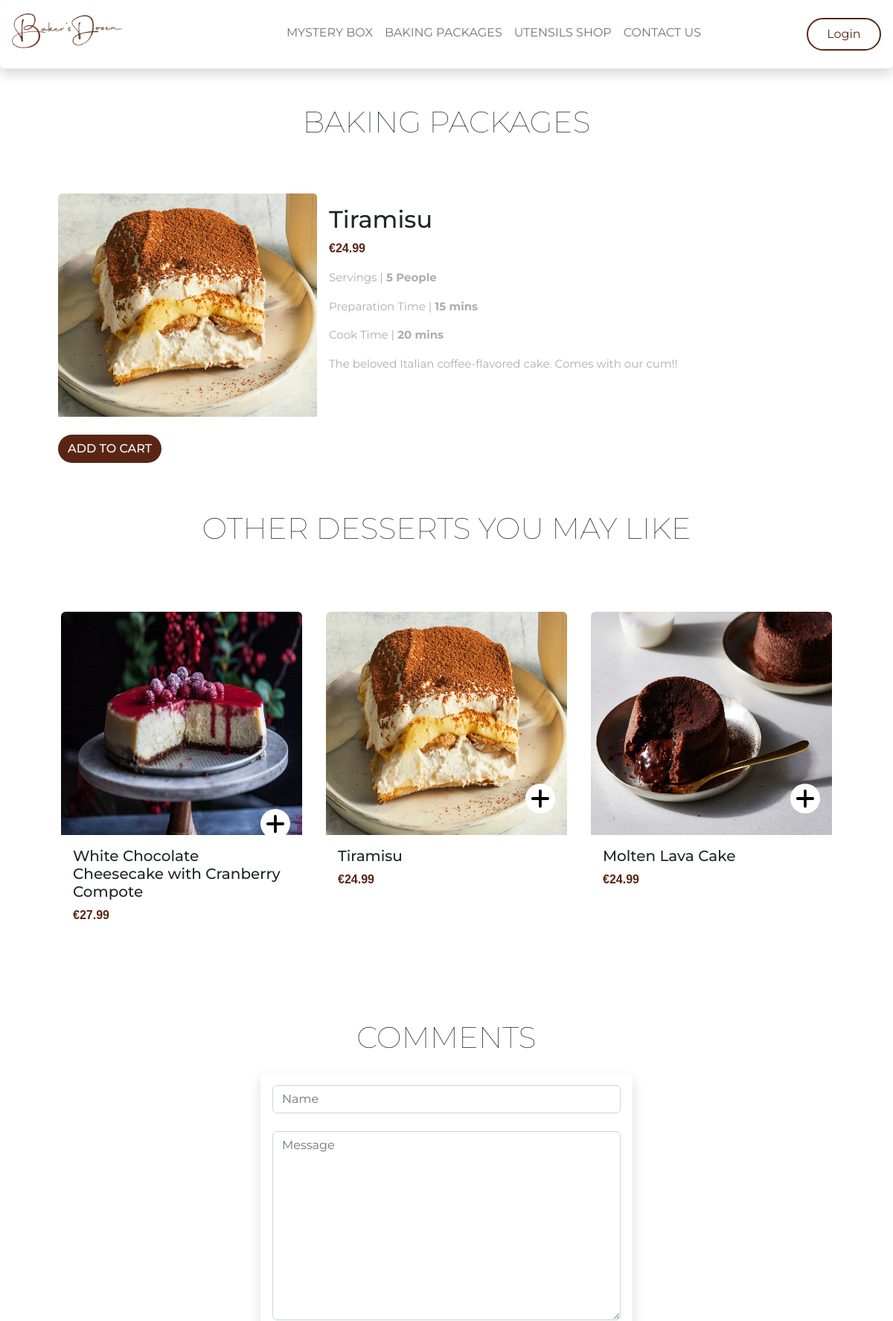
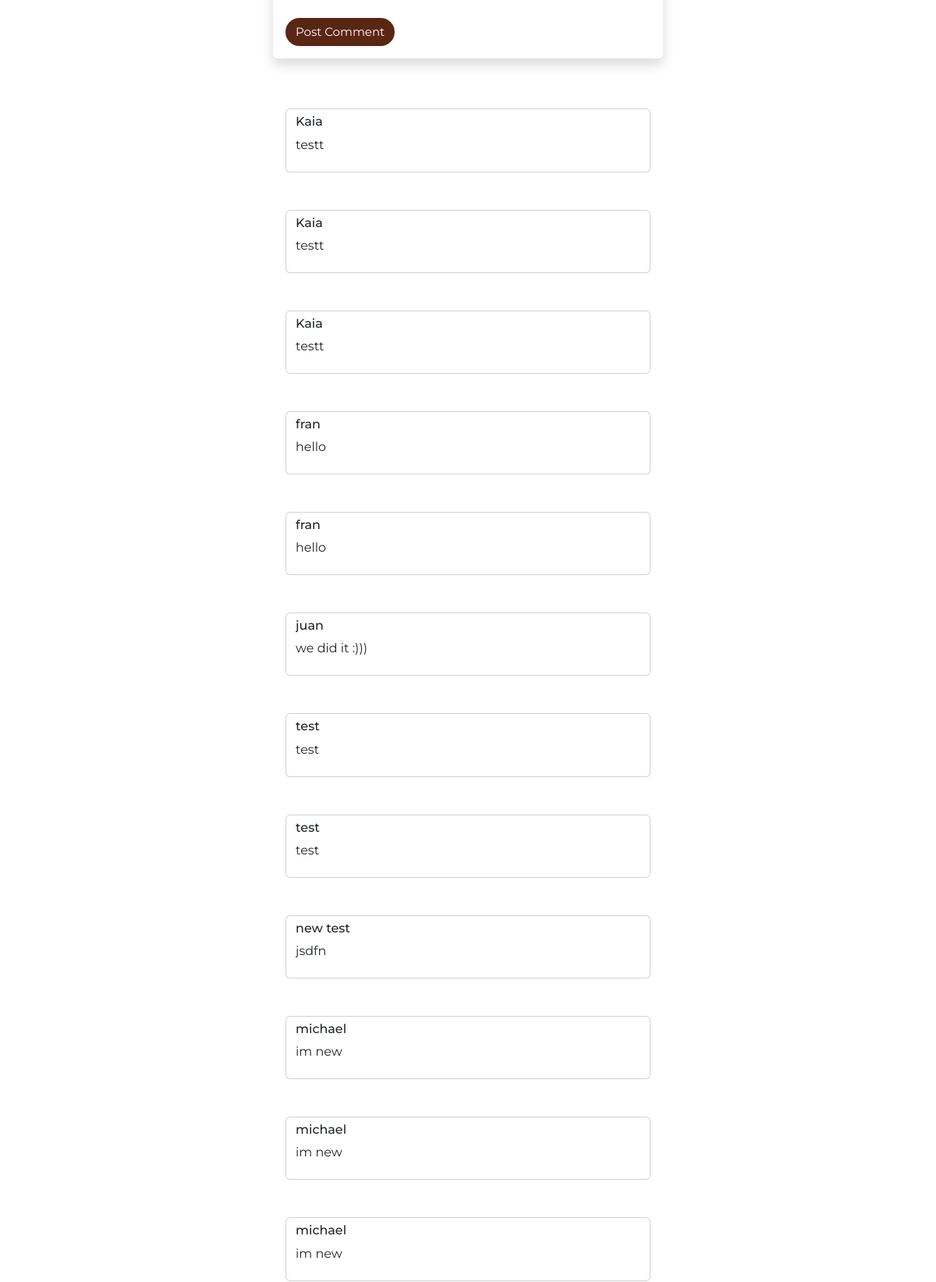
Page /BakersDozen/productDetails.php?id=3 (upper part) on the committed database (2 pictures, top to bottom).
### tables this page shows
CREATE TABLE `bdProducts` (
  `productId` int(11) NOT NULL,
  `categoryId` int(11) NOT NULL,
  `productName` varchar(255) NOT NULL,
  `productType` varchar(250) NOT NULL,
  `productPrice` float NOT NULL,
  `productServing` int(11) NOT NULL,
  `productPrepTime` int(11) NOT NULL,
  `productCookTime` int(11) NOT NULL,
  `description` varchar(255) NOT NULL,
  `image` varchar(255) NOT NULL,
  `featuredProd` tinyint(1) NOT NULL
);

CREATE TABLE `bdComments` (
  `commentId` int(11) NOT NULL,
  `productId` int(11) NOT NULL,
  `commValue` varchar(255) DEFAULT NULL,
  `commDate` date DEFAULT NULL,
  `name` varchar(250) NOT NULL,
  `message` varchar(250) NOT NULL
);

### BakersDozen/Includes/functions-inc.php (called while the page is built, shortened)
<?php
function getRandomProduct($conn, $productType) {
    $sql = "SELECT * FROM bdProducts WHERE productType = ?";
    $stmt = mysqli_stmt_init($conn);
    if(!mysqli_stmt_prepare($stmt, $sql)) {
        echo "Could not load products";
        exit();
    }
    mysqli_stmt_bind_param($stmt, "s", $productType);
    mysqli_stmt_execute($stmt);
    $data = mysqli_stmt_get_result($stmt);
    return $data;
}
function loadProduct($conn, $id) {
    $sql = "SELECT * FROM bdProducts WHERE productId = ?;";
    $stmt = mysqli_stmt_init($conn);
    if(!mysqli_stmt_prepare($stmt, $sql)) {
        header("location:../productDetails.php?id=".$id);
            exit();
    }
    mysqli_stmt_bind_param($stmt, "s", $id);
    mysqli_stmt_execute($stmt);
    $result = mysqli_stmt_get_result($stmt);
    if($row = mysqli_fetch_assoc($result)) {
        return $row;
    }
    else {
        return false;
    }
}
function loadComments($conn){
    $sql = "SELECT * FROM bdComments;";
    $stmt = mysqli_stmt_init($conn);
    if(!mysqli_stmt_prepare($stmt, $sql)){
    }
    mysqli_stmt_execute($stmt);
    $result = mysqli_stmt_get_result($stmt);
    return $result;
}
?>

### BakersDozen/productDetails.php (the view, shortened to what this page needs)
<?php
    include 'Includes/header.php';
    include 'Includes/dbh-inc.php';
    include 'Includes/functions-inc.php';
?>
<h1 class="pb-3 bakingPackageText">BAKING PACKAGES</h1>
    <div class="container p-5">
        <div class="row">
            <div class="card mb-3 border-0" style="max-width: 100%;">
                <div class="row g-0">
                    <?php
                    if(isset($_GET["id"])){
                        $id = $_GET["id"];
                        $result = loadProduct($conn, $id);
                        $productType = $result['productType'];
?>
                    <div class="col-md-4">
                        <img src="Images/products/<?php echo $result['image']; ?>" class="card-img-top cardImageStyling" alt="Showcase Image"><br><br>
                        <a href="#" class="btn shopNow">ADD TO CART</a>
                    </div>
                            <div class="col-md-8">
                                <div class="card-body">
                                    <h2 class="card-title"><?php echo $result['productName'];?></h2>
                                    <p class="card-text price">€<?php echo $result['productPrice'];?></p>
                                    <p class="desc">Servings |<b> <?php echo $result['productServing'];?> People</b></p>
                                    <p class="desc">Preparation Time |<b> <?php echo $result['productPrepTime'];?> mins</b></p>
                                    <p class="desc">Cook Time |<b> <?php echo $result['productCookTime'];?> mins</b></p>
                                    <p class="desc"><?php echo $result['description'];?></p>
                                </div>
                            </div>
<?php
                    }
                    ?>
                </div>
            </div>
        </div>
    </div>
                    <?php
                        $data = getRandomProduct($conn, $productType);
                    ?>
    <h1 class="pb-3 bakingPackageText">OTHER DESSERTS YOU MAY LIKE</h1>
    <div class="container p-5">
        <div class="row">
            <?php $counter = 0;
        while($result = mysqli_fetch_assoc($data)) {
            $productId = $result["productId"];
            $productName = $result["productName"];
            $productPrice = $result["productPrice"];
            $image = $result["image"];
            ?>
            <div class="col-sm p-3">
                <a href="productDetails.php?id=<?php echo $productId; ?>" class="bakingCardContent">
                    <div class="card border-0">
                        <img src="Images/products/<?php echo $image; ?>" class="card-img-top cardImageStyling">
                        <a href="../HTML/#.html" class="btn shopNowBaking"><img src="../Images/plus.svg"
                                class="plusBaking" alt=""></a>
                        <div class="card-body">
                        <h5 class="card-title"><?php echo $productName;?></h5>
                            <p class="card-text price">€<?php echo $productPrice;?></p>
                        </div>
                    </div>
                </a>
            </div>
            <?php
            $counter++;
            if($counter == 3){
?>
    </div>
<?php
                $counter = 0;
            }
        }
    ?>
    </div>
<h1 class="pb-3 pt-5 bakingPackageText">COMMENTS</h1>
<div class="col-lg-5 col-sm-11 mx-auto p-3 card border-0 shadow p-3 mb-5 bg-white rounded">
    <form action="productDetails.php" method="post" class="form">
        <input type="text" class="form-control" name="name" id="name" placeholder="Name" >
        <br>
        <textarea name="message" id="message" class="form-control" cols="30" rows="10" placeholder="Message"></textarea>
        <br>
        <button class="btn submitBtn" type="submit" name="post_comment">Post Comment</button>
    </form>
</div>
<div class="col-lg-5 col-sm-11 mx-auto p-3">
<?php
    $comments = loadComments($conn);
    while($row = mysqli_fetch_assoc($comments)){
?>
    <div class="postedComments form-control card border-2 mb-5 bg-white rounded">
        <h6><?php echo $row['name'];?></h6>
        <p class='message'><?php  echo $row['message'];?></p>
    </div>
<?php }  ?>
</div>
<?php
    include 'Includes/footer.php';
?>

### Baker's Dozen Prototype/CSS/style.css (style rules this page uses)
* { overflow-x: hidden; font-family: "Montserrat", sans-serif; }
.cardImageStyling { width: 100%; height: 300px; }
.shopNow { color: white; font-weight: 500; font-size: 16px; background-color: #592614; border-radius: 25px; }

### Baker's Dozen Prototype/CSS/bakingKit.css (style rules this page uses)
.bakingPackageText { text-align: center; font-family: "Montserrat", sans-serif; font-weight: 100; }
.bakingCardContent, .bakingCardContent:hover { text-decoration: none; color: black; }
.shopNowBaking { font-weight: 500; font-size: 11px; width: 40px; height: 40px; border-radius: 50%; background-color: white; overflow-y: hidden; padding: 0; margin: 0; position: absolute; bottom:30%; right: 5%; }
.plusBaking { width: 70%; height: 100%; overflow-y: hidden; align-content: center; }
.price { color: #592614; font-family: 'Noto Sans JP', sans-serif; font-weight: 800; }
.desc { color: #adadad; font-size: 15px; }

### BakersDozen/CSS/productDetails.css (style rules this page uses)
.postedComments { text-align: left; }
.submitBtn { color: white; font-size: 15px; background-color: #592614; border-radius: 25px; margin-left: auto; margin-right: auto; }

### rows in the picture
bdproducts: image (picture), productName "Tiramisu", productPrice "24.99", productServing "5", productPrepTime "15", productCookTime "20", description "The beloved Italian coffee-flavored cake. Comes with our cum!!"
bdproducts: image (picture), productName "White Chocolate Cheesecake with Cranberry Compote", productPrice "27.99"
bdproducts: image (picture), productName "Molten Lava Cake", productPrice "24.99"
bdcomments: name "Kaia", message "testt"
bdcomments: name "Kaia", message "testt"
bdcomments: name "Kaia", message "testt"
bdcomments: name "fran", message "hello"
bdcomments: name "fran", message "hello"
bdcomments: name "juan", message "we did it :)))"
bdcomments: name "test", message "test"
bdcomments: name "test", message "test"
bdcomments: name "new test", message "jsdfn"
bdcomments: name "michael", message "im new"
bdcomments: name "michael", message "im new"
bdcomments: name "michael", message "im new"
